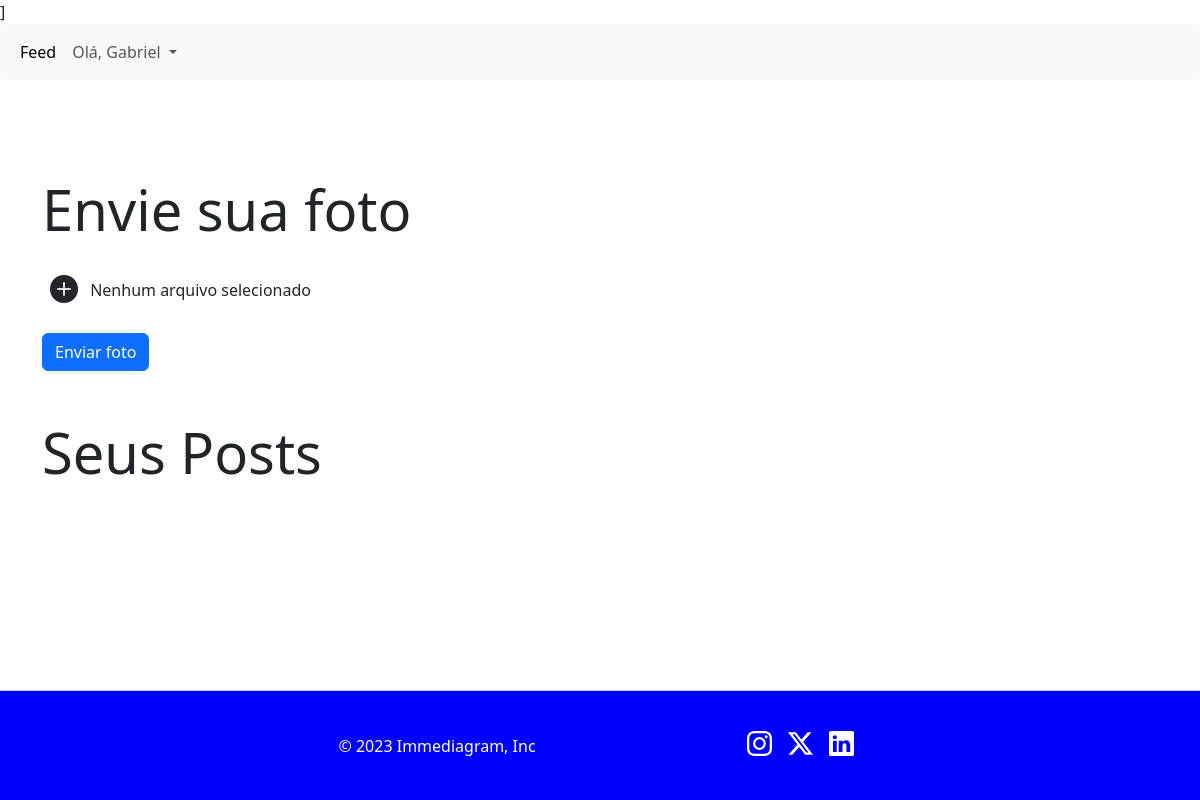
Page /perfil/1 (signed in) on the earlier database version.
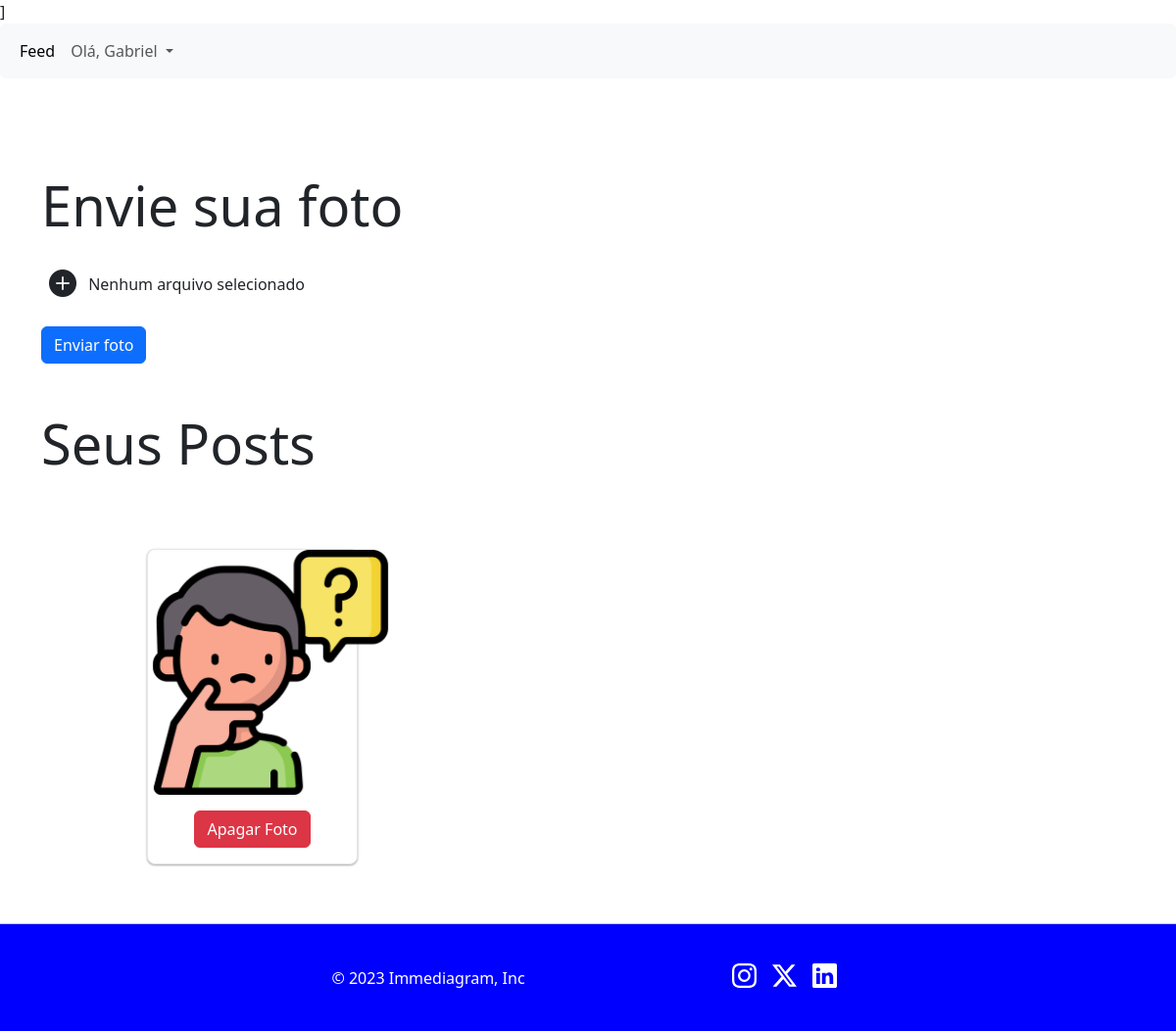
Same page on the later database version.
### app_imediagram/models.py (models this page shows)
class Foto(database.Model):
    id = database.Column(database.Integer, primary_key=True)
    imagem = database.Column(database.String, default="default.png")
    data_criacao = database.Column(database.DateTime, nullable=False, default=datetime.utcnow())
    id_usuario = database.Column(database.Integer, database.ForeignKey('usuario.id'), nullable=False)

### app_imediagram/routes.py (the view, shortened to what this page needs)
@app.route("/perfil/<id_usuario>", methods=["GET", "POST"])
@login_required
def perfil(id_usuario):
    if int(id_usuario) == int(current_user.id):
        fotos = Foto.query.filter_by(id_usuario=current_user.id).order_by(Foto.data_criacao.desc()).all()
        form_foto = FormFoto()
        return render_template("perfil.html", fotos=fotos, usuario=current_user, form=form_foto)
    else:
        return redirect(url_for("feed"))

### app_imediagram/models.py (called while the page is built)
@login_manager.user_loader
def load_usuario(id_usuario):
    return Usuario.query.get(int(id_usuario))

### app_imediagram/templates/perfil.html (shortened to what this page needs)
{% extends('homepage.html') %}
{% block content %}
<div class="container mt-5">
    <div class="row justify-content-start">
        <div class="col-md-6">
            <h2 class="display-4 mt-5 mb-4">Envie sua foto</h2>
            <form method="post" enctype="multipart/form-data" action="{{ url_for('perfil', id_usuario=usuario.id) }}"
                  onsubmit="return confirmEnviar()">
                <label for="foto" class="custom-file-label ml-4">
                    <i role="button" id="plusButton" class="bi bi-plus-circle-fill px-2 fs-3"></i>
                    <span id="selectedFileName">Nenhum arquivo selecionado</span>
                </label>
                <br><br>
                <button type="submit" class="btn btn-primary text-white"
                        onclick="return validateForm();">Enviar foto
                </button>
            </form>
        </div>
    </div>
</div>
<div class="container">
    <h1 class="display-4 mt-5 mb-4">Seus Posts</h1>
</div>
<div class="foto-perfil-container">
    <div class="foto-perfil">
        {% for foto in fotos %}
        <div class="foto-perfil-item">
            <img class="foto" src="{{ url_for('static', filename='fotos_posts/' + foto.imagem) }}" alt="Photo">
            <form class="mt-3 mb-3" method="POST" action="{{ url_for('apagar_foto', foto_id=foto.id) }}">
                <button type="submit" class="btn btn-danger">Apagar Foto</button>
            </form>
        </div>
        {% endfor %}
    </div>
</div>
{% endblock %}

Differences in the rows shown:
now on this page (row edited): Foto: imagem (picture)
